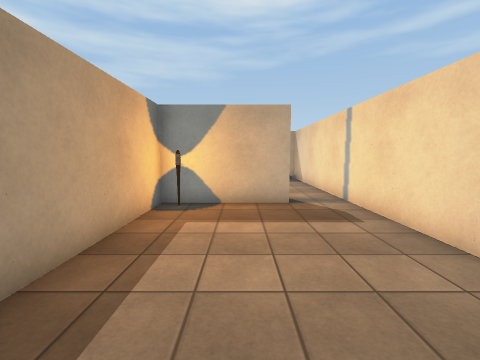
View 1 (above)

24 first-person views from a walk through a Unity game level. The camera is 1.5 m above the floor, tilts 6° down and sees 90° across. Doors are open. The floor is counted in squares, 1 m on a side. Each view is taken from the middle of a square. On the plan, view 1 faces up. The plan holds only what a view shows up to about 13 squares ahead; the rest is blank. The place goes on beyond the plan. The player character is not drawn. Some animated figures are left out. Some surface patterns are stand-ins.

View 2
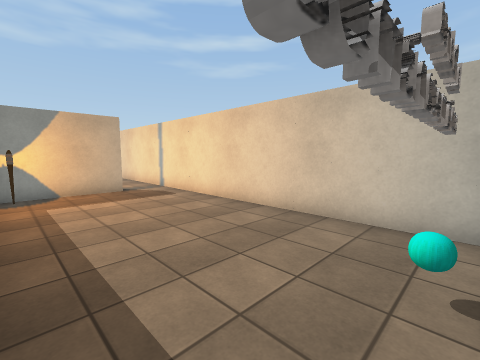

View 3
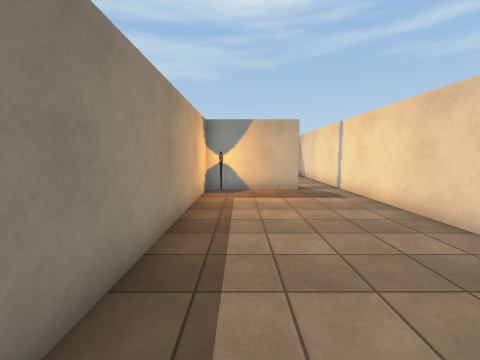

View 4
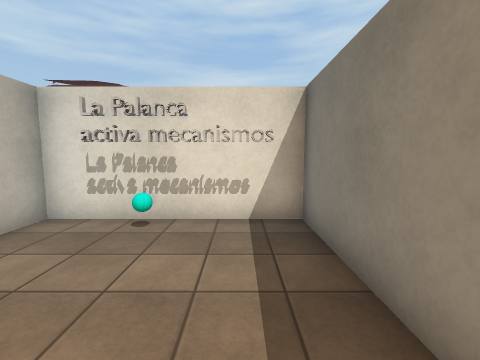

View 5
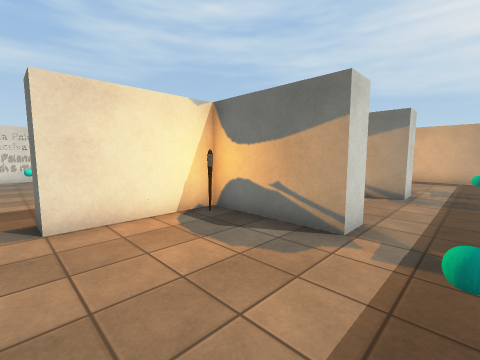

View 6
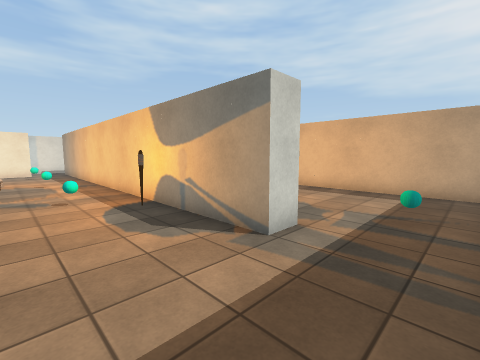

View 7
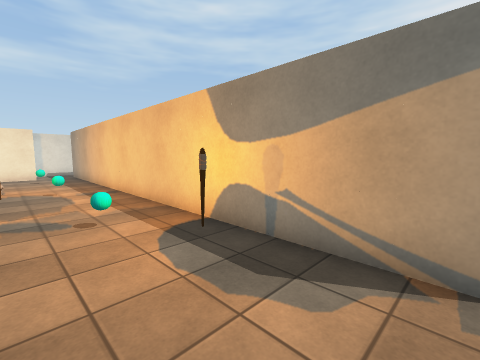

View 8
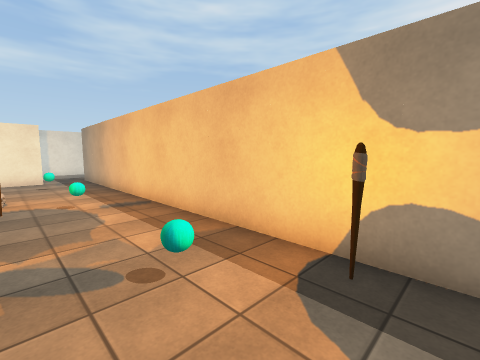

View 9
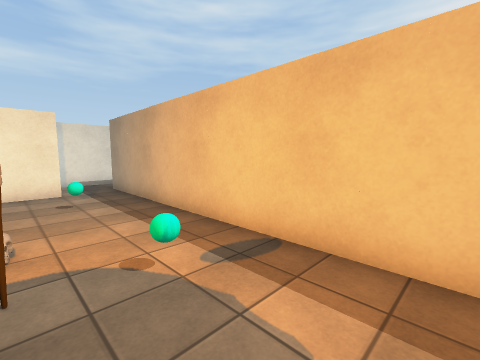

View 10
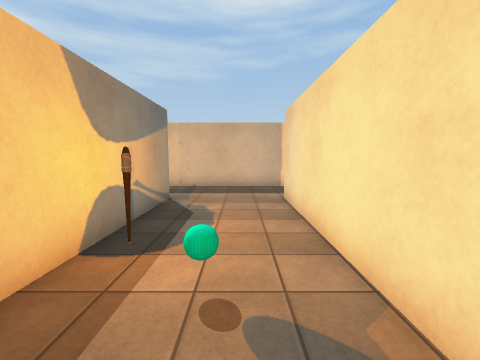

View 11
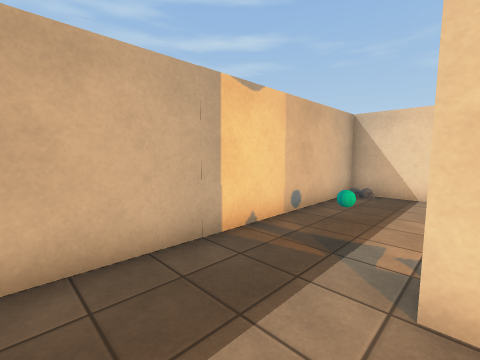

View 12
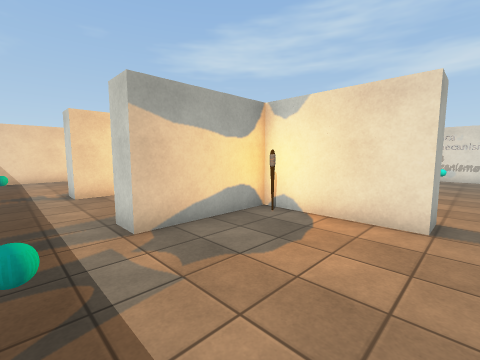

View 13
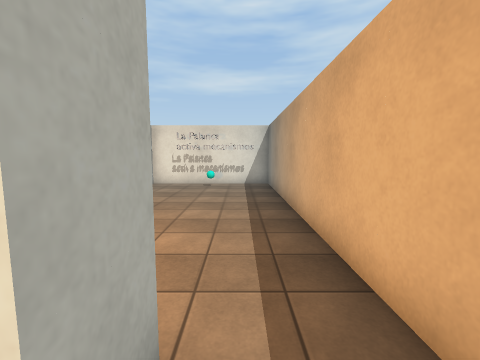

View 14
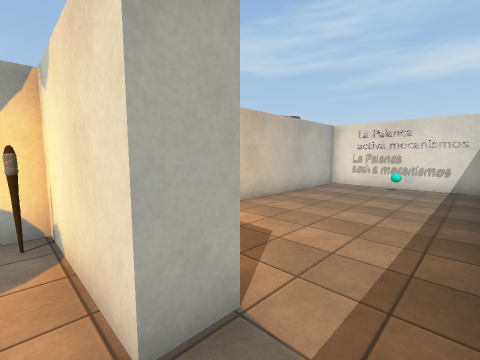

View 15
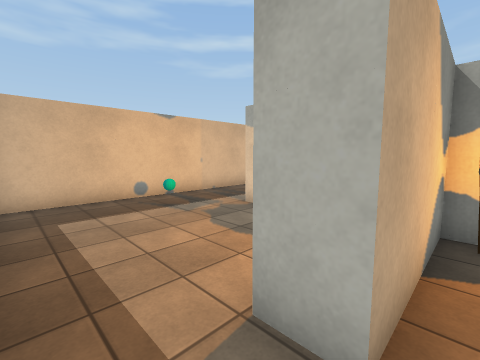

View 16
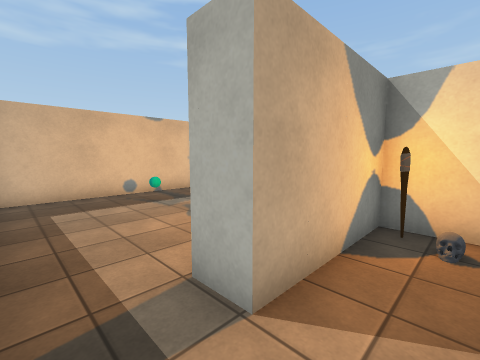

View 17
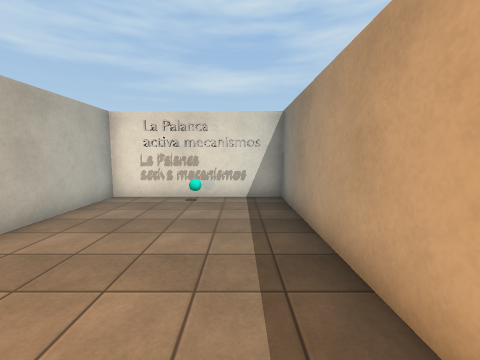

View 18
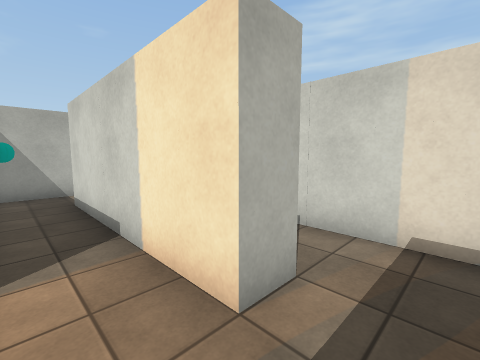

View 19
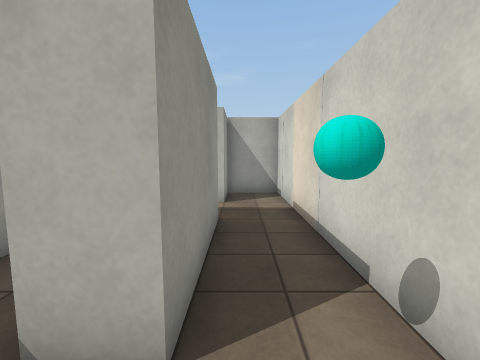

View 20
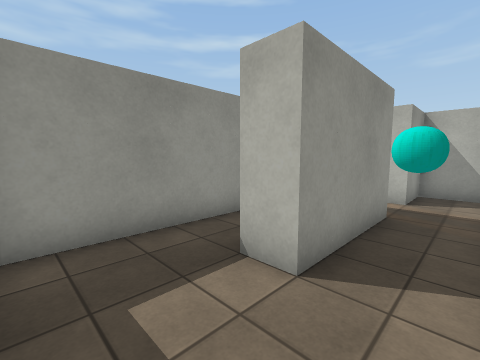

View 21
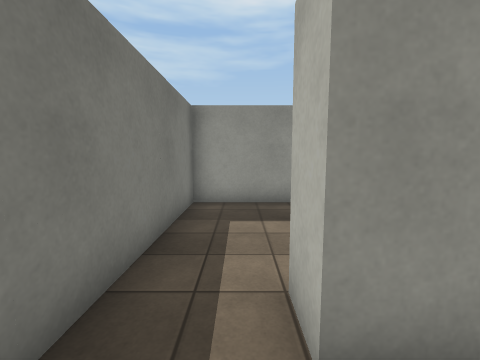

View 22
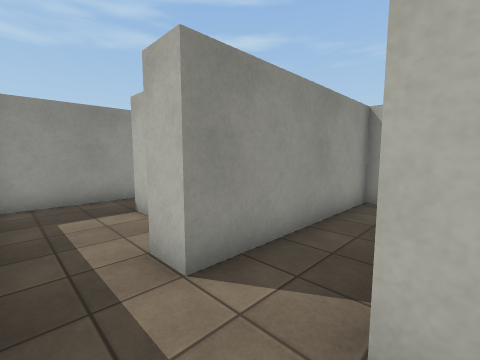

View 23
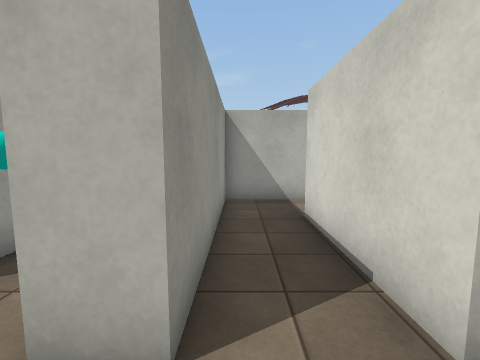

View 24
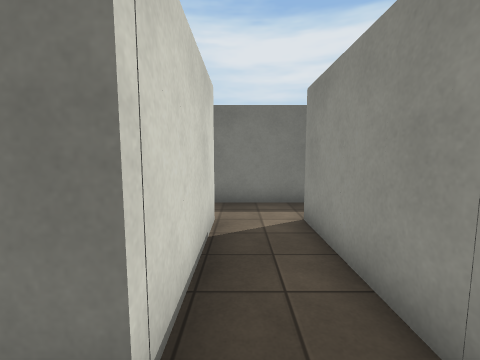

### Floor plan
Ten units are one square. View 1 is at (0, 0); x grows to the right and y downward. Boxes are objects, and circles mark ways between rooms. Rooms are numbered by the first view taken in them; rooms with no view inside come last. Other rooms are left out.
<svg viewBox="-150 -160 190 299">
<path fill="none" stroke="#000" d="M15 -84 15 -74 -25 -74 -25 35 35 35 35 -85M-35 -54 -35 -123 -25 -123 -25 -84 15 -84M-124 -84 -85 -84 -85 -123 -75 -123 -75 35M35 -85 35 -155 -141 -155M-145 -151 -145 -84M-85 -59 -85 -74 -124 -74 -124 -84M-145 -84 -145 35 -85 35 -85 -35M-55 65 15 65M-75 35 -75 65M35 69 35 49M-116 95 -35 95 -35 75 -55 75 -55 65M-75 65 -75 75 -115 75 -115 64M-94 45 -145 45 -145 94M-124 131 -124 126 -82 126 -82 134M-145 94 -145 129M-60 132 -60 105 -124 105 -124 95"/>
<rect x="-25" y="-75" width="10" height="10" fill="#bbb"><title>torch</title></rect>
<rect x="5" y="25" width="10" height="10" fill="#bbb"><title>other object</title></rect>
<rect x="-105" y="-145" width="10" height="10" fill="#bbb"><title>other object</title></rect>
<rect x="-95" y="-95" width="10" height="10" fill="#bbb"><title>torch</title></rect>
<rect x="-75" y="-85" width="10" height="10" fill="#bbb"><title>torch</title></rect>
<rect x="-55" y="-15" width="10" height="10" fill="#bbb"><title>other object</title></rect>
<rect x="-55" y="-75" width="10" height="10" fill="#bbb"><title>other object</title></rect>
<rect x="-45" y="-15" width="10" height="10" fill="#bbb"><title>torch</title></rect>
<rect x="-25" y="-95" width="10" height="10" fill="#bbb"><title>torch</title></rect>
<rect x="-15" y="-145" width="10" height="10" fill="#bbb"><title>other object</title></rect>
<rect x="-125" y="25" width="10" height="10" fill="#bbb"><title>other object</title></rect>
<rect x="-95" y="-75" width="10" height="10" fill="#bbb"><title>torch</title></rect>
<rect x="-55" y="35" width="10" height="10" fill="#bbb"><title>other object</title></rect>
<rect x="-15" y="45" width="10" height="10" fill="#bbb"><title>other object</title></rect>
<rect x="-115" y="85" width="10" height="10" fill="#bbb"><title>other object</title></rect>
<circle cx="25" cy="-80" r="3" fill="#2a7"/>
<circle cx="-135" cy="-80" r="3" fill="#2a7"/>
<circle cx="-56" cy="34" r="3" fill="#2a7"/>
<circle cx="-65" cy="70" r="3" fill="#2a7"/>
<circle cx="-135" cy="100" r="3" fill="#2a7"/>
<text x="10" y="-20">1</text>
<text x="-60" y="-100">2</text>
<text x="-120" y="-20">3</text>
<text x="-20" y="50">4</text>
<text x="-100" y="80">5</text>
<text x="-110" y="120">6</text>
</svg>
Room 1 opens to room 2. Room 2 opens to room 3. Room 2 opens to room 4. Room 4 opens to room 5. Room 5 opens to room 6.

Where each view was taken, in squares from view 1:
view 1: 0 up, 0 right, facing up
view 2: 3 down, 2 left, facing up-right
view 3: 3 down, 1 left, facing up
view 4: 2 up, 1 left, facing down
view 5: 14 up, 2 right, facing down-left
view 6: 15 up, 4 left, facing down-left
view 7: 12 up, 4 left, facing down-left
view 8: 9 up, 4 left, facing down-left
view 9: 4 up, 4 left, facing down-left
view 10: 4 up, 5 left, facing up
view 11: 12 up, 6 left, facing up-right
view 12: 14 up, 13 left, facing down-right
view 13: 9 up, 13 left, facing down
view 14: 9 up, 14 left, facing down-right
view 15: 7 up, 14 left, facing up-right
view 16: 6 up, 14 left, facing up-right
view 17: 5 up, 13 left, facing down
view 18: 5 down, 7 left, facing down-right
view 19: 8 down, 13 left, facing right
view 20: 9 down, 14 left, facing up-right
view 21: 12 down, 13 left, facing up
view 22: 13 down, 14 left, facing up-right
view 23: 11 down, 14 left, facing right
view 24: 12 down, 7 left, facing left
